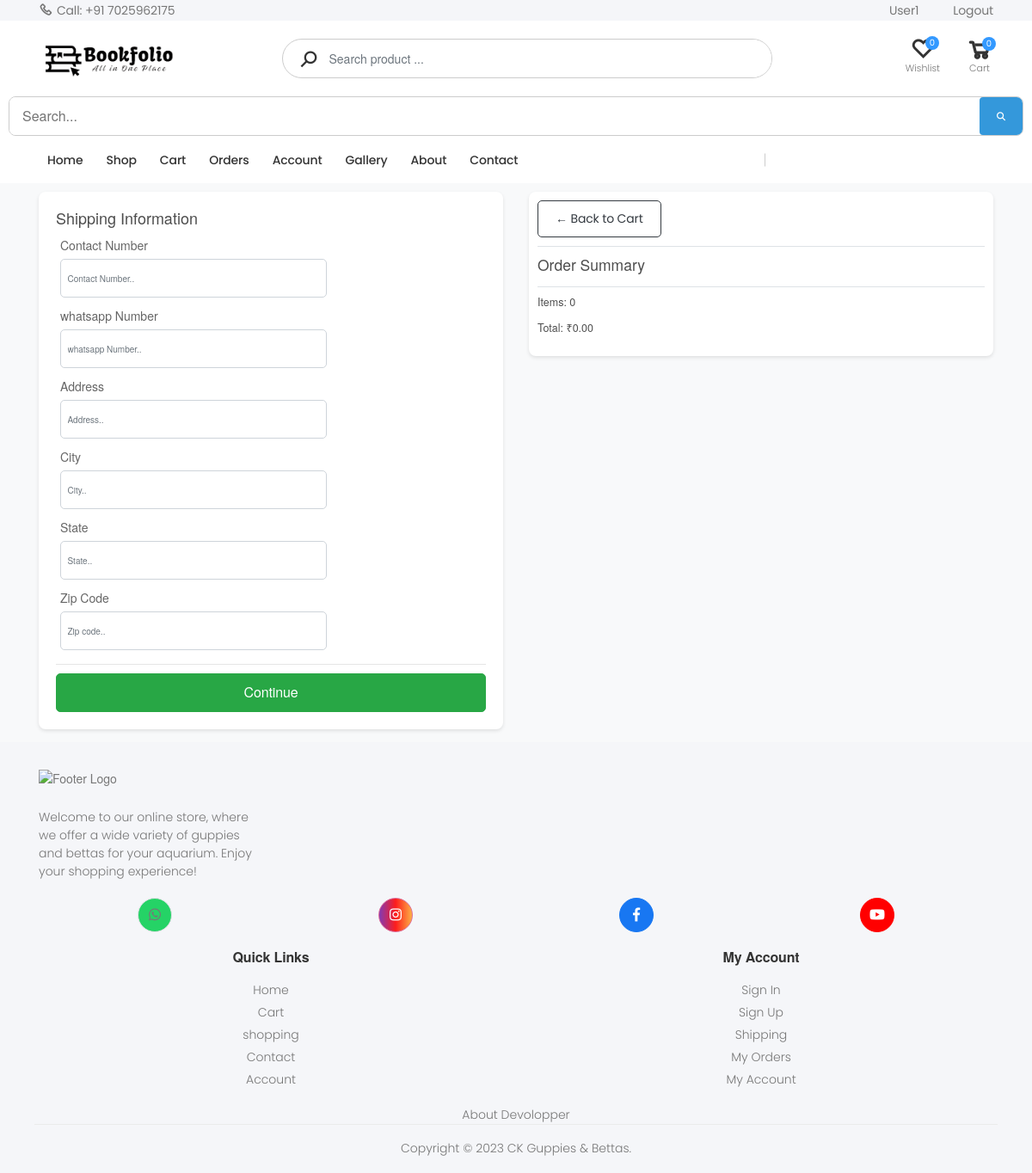
The page /checkout/ (signed in) on the database as committed earlier.
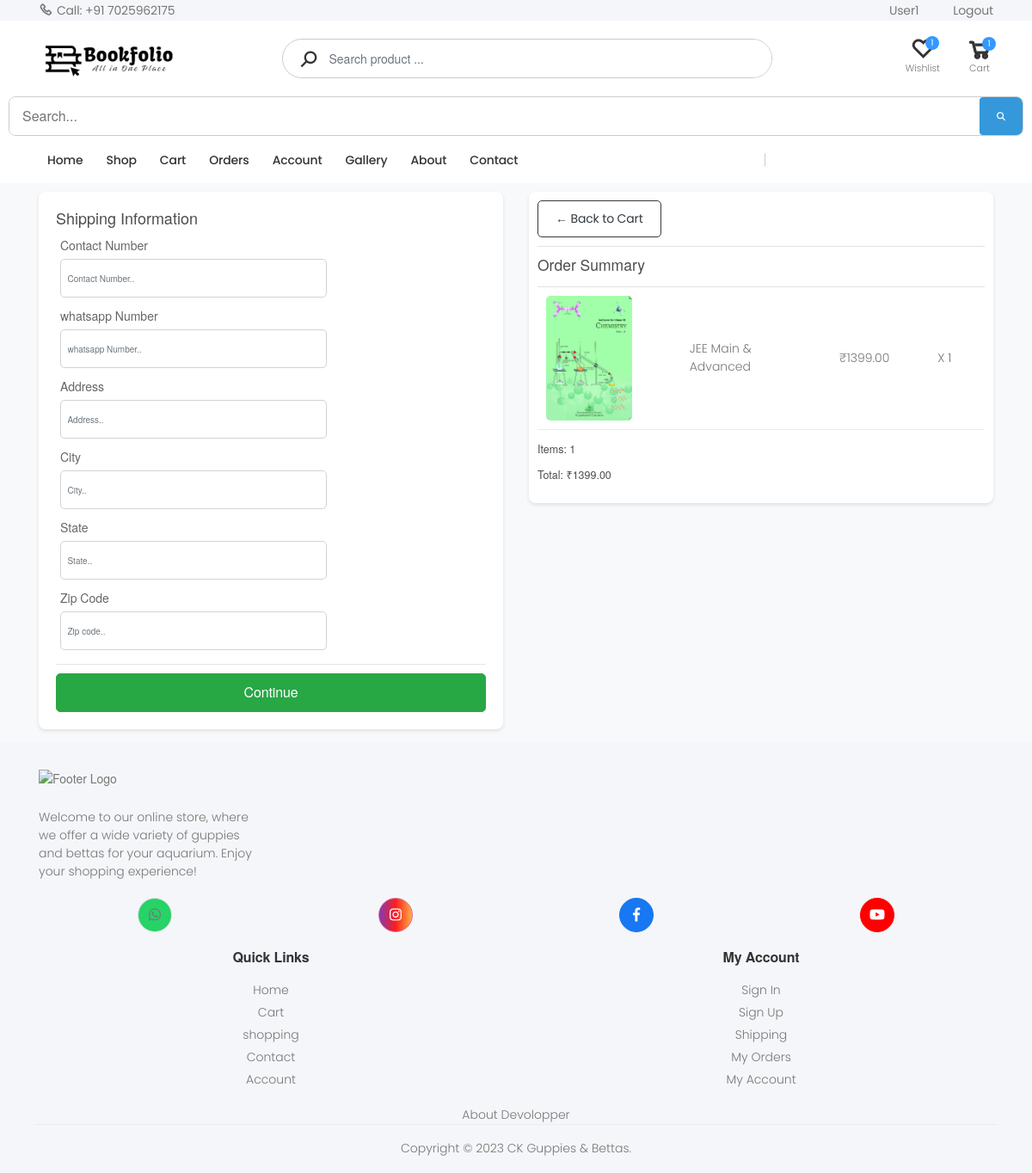
The same page on the database as committed later.
### store/models.py (models this page shows, shortened)
class Order(models.Model):
    STATUS_CHOICES = [
        ('Processing', 'Processing'),
        ('Shipped', 'Shipped'),
        ('Delivered', 'Delivered')
    ]
    customer = models.ForeignKey(Customer, on_delete=models.SET_NULL, null=True, blank=True)
    date_ordered = models.DateTimeField(auto_now_add=True)
    complete = models.BooleanField(default=False)
    transaction_id = models.CharField(max_length=100, null=True)
    status = models.CharField(max_length=20, choices=STATUS_CHOICES, default='Processing')
    processing_time = models.DateTimeField(null=True, blank=True)
    shipped_time = models.DateTimeField(null=True, blank=True)
    delivered_time = models.DateTimeField(null=True, blank=True)
    def __str__(self):
        return str(self.id)
    @property
    def get_cart_total(self):
        orderitems = self.orderitem_set.all()
        total = sum([item.get_total for item in orderitems])
        return total
    @property
    def get_cart_items(self):
        orderitems = self.orderitem_set.all()
        total = sum([item.quantity for item in orderitems])
        return total

class OrderItem(models.Model):
    product = models.ForeignKey(Product, on_delete=models.SET_NULL, null=True)
    order = models.ForeignKey(Order, on_delete=models.SET_NULL, null=True)
    quantity = models.IntegerField(default=0, null=True, blank=True)
    date_added = models.DateTimeField(auto_now_add=True)
    price_at_purchase = models.DecimalField(max_digits=7, decimal_places=2, null=True, blank=True)
    @property
    def get_total(self):
        if self.price_at_purchase is None:
            self.price_at_purchase = self.product.new_price
        return self.price_at_purchase * self.quantity

class Product(models.Model):
    name = models.CharField(max_length=250, unique=True)
    slug = models.SlugField(max_length=250, unique=True)
    description = models.TextField(blank=True)
    old_price = models.DecimalField(max_digits=7, blank=True, null=True, decimal_places=2)
    new_price = models.DecimalField(max_digits=7, blank=False, decimal_places=2)
    category = models.ForeignKey(Category, on_delete=models.SET_NULL, null=True)
    image_1 = models.ImageField(upload_to='product')
    image_2 = models.ImageField(upload_to='product', blank=True)
    image_3 = models.ImageField(upload_to='product', blank=True)
    video_url = models.URLField(max_length=200, blank=True)
    stock = models.IntegerField()
    active = models.BooleanField(default=True)
    new = models.BooleanField(default=True)
    created = models.DateTimeField(auto_now_add=True)
    update = models.DateField(auto_now=True)
    class Meta:
        ordering = ('name',)
        verbose_name = 'product'
        verbose_name_plural = 'products'
    @property
    def imageURL(self):
        try:
            url = self.image_1.url
        except:
            url = ''
        return url

### store/views.py (the view)
# urls.py: path('checkout/', views.checkout, name="checkout"),
def checkout(request):
    if request.user.is_authenticated:
        data = cartData(request)
        cartItems = data['cartItems']
        order = data['order']
        items = data['items']
        customer = request.user.customer
        last_shipping = ShippingAddress.objects.filter(customer=customer).order_by('-date_added').first()
        context = {
            'items': items,
            'order': order,
            'cartItems': cartItems,
            'last_shipping': last_shipping,
        }
        return render(request, 'store/checkout.html', context)
    else:
        return render(request, 'auth_app/loginOrRegister.html')

### store/context_processors.py (called while the page is built)
def menu_link(request): # this function don't wanna call to work, it's defined in setting to work
    links_list = Category.objects.annotate(
        num_products=Count('product', filter=Q(product__active=True, product__stock__gt=0))
    ).filter(num_products__gt=0).order_by('name')  # Add an order_by clause here
    paginator3 = Paginator(links_list, 8)
    try:
        page = int(request.GET.get('page', '1'))
    except:
        page = 1
    try:
        links = paginator3.page(page)
    except (InvalidPage, EmptyPage):
        links = paginator3.page(paginator3.num_pages)
    return dict(links=links)

def cart_data(request):
    data = cartData(request)
    cartItems = data['cartItems']
    return dict(cartItems=cartItems)

def wishlist_count(request):
    if request.user.is_authenticated:
        wishlist_count = Wishlist.objects.filter(user=request.user).count()
    else:
        wishlist_count = 0
    return {'wishlist_count': wishlist_count}

### store/models.py (called while the page is built)
    def get_url(self):
        return reverse('store_app:product_by_category', args=[self.slug])

### store/templates/store/Checkout.html (shortened to what this page needs)
{% extends 'store/Base.html' %}
{% load static %}
{% block content %}
<link rel="stylesheet" href="https://stackpath.bootstrapcdn.com/bootstrap/4.4.1/css/bootstrap.min.css">
    <link rel="stylesheet" type="text/css" href="{% static 'css/main.css' %}">
</head>
<body>
    <div class="container">
        <div class="row">
            <div class="col-lg-6">
                <div class="box-element" id="form-wrapper">
                    <form id="form">
                        <div id="shipping-info">
                            <h5>Shipping Information</h5>
                            <div class="form-field">
                                <label for="number">Contact Number</label>
                                <input required class="form-control" type="text" id="number" name="number" placeholder="Contact Number.." value="{{ last_shipping.number|default:'' }}" required>
                            </div>
                            <div class="form-field">
                                <label for="number">whatsapp Number</label>
                                <input required class="form-control" type="text" id="whatsapp" name="whatsapp" placeholder="whatsapp Number.." value="{{ last_shipping.whatsapp|default:'' }}" required>
                            </div>
                            <div class="form-field">
                                <label for="address">Address</label>
                                <input class="form-control" type="text" id="address" name="address" placeholder="Address.." value="{{ last_shipping.address|default:'' }}" required>
                            </div>
                            <div class="form-field">
                                <label for="city">City</label>
                                <input class="form-control" type="text" id="city" name="city" placeholder="City.." value="{{ last_shipping.city|default:'' }}" required>
                            </div>
                            <div class="form-field">
                                <label for="state">State</label>
                                <input class="form-control" type="text" id="state" name="state" placeholder="State.." value="{{ last_shipping.state|default:'' }}" required>
                            </div>
                            <div class="form-field">
                                <label for="zipcode">Zip Code</label>
                                <input class="form-control" type="text" id="zipcode" name="zipcode" placeholder="Zip code.." value="{{ last_shipping.zipcode|default:'' }}" required>
                            </div>
                        </div>
                        <hr>
                        <input id="form-button" class="btn btn-success btn-block" type="submit" value="Continue">
                    </form>
                </div>
                <br>
            </div>
            <div class="col-lg-6">
                <div class="box-element order-summary">
                    <a class="btn btn-outline-dark" href="{% url 'store_app:cart' %}">&#x2190; Back to Cart</a>
                    <hr>
                    <h3>Order Summary</h3>
                    <hr>
                    {% for item in items %}
                    <div class="cart-row">
                        <div><img class="row-image" src="{{item.product.imageURL}}"></div>
                        <div><p>{{item.product.name}}</p></div>
                        <div><p>₹{{item.product.new_price|floatformat:2}}</p></div>
                        <div><p>X  {{item.quantity}}</p></div>
                    </div>
                    {% endfor %}
                    <h5>Items: {{order.get_cart_items}}</h5>
                    <h5 name="total">Total: ₹{{order.get_cart_total|floatformat:2}}</h5>
                </div>
            </div>
        </div>
    </div>
{% endblock content %}

### store/templates/store/Base.html (shortened to what the changed rows need)
{% load static %}
<!DOCTYPE html>
<html lang="en">
<head>
    <link rel="stylesheet" href="{% static 'assets/css/bootstrap.min.css' %}">
    <link rel="stylesheet" href="{% static 'assets/css/style/Base.css' %}">
    <link rel="stylesheet" href="{% static 'assets/css/skins/skin-demo-4.css' %}">
    <link rel="stylesheet" href="{% static 'assets/css/demos/demo-4.css' %}">
    <link rel="stylesheet" href="{% static 'assets/css/style2.css' %}">
</head>
<body>
    <div class="page-wrapper">
        <header class="header header-intro-clearance header-4">
            <div class="header-middle">
                <div class="container">
                    <div class="header-right">
                        <div class="wishlist">
                            <a href="{% url 'store_app:wishlist' %}" title="Wishlist">
                                <div class="icon">
                                    <i class="icon-heart-o"></i>
                                    <span class="wishlist-count badge">{{ wishlist_count }}</span>
                                </div>
                            </a>
                        </div>
                        <div class="dropdown cart-dropdown">
                            <a href="{% url 'store_app:cart' %}" class="dropdown-toggle">
                                <div class="icon">
                                    <i class="icon-shopping-cart"></i>
                                    <span class="cart-count">{{cartItems}}</span>
                                </div>
                            </a>
                        </div>
                    </div>
                </div>
            </div>
        </header>
        {% block content %}{% endblock %}
    </div>
</body>
</html>

Rows that differ between the two databases and show on the page:
added OrderItem: product.imageURL (picture), product.name "JEE Main & Advanced", product.new_price "1399.00", quantity "1"
computed for Order: get_cart_items "0" → "1"; get_cart_total "0.00" → "1399.00"
Other text that changed with them:
{{ wishlist_count }}: "0" → "1"
{{ cartItems }}: "0" → "1"
